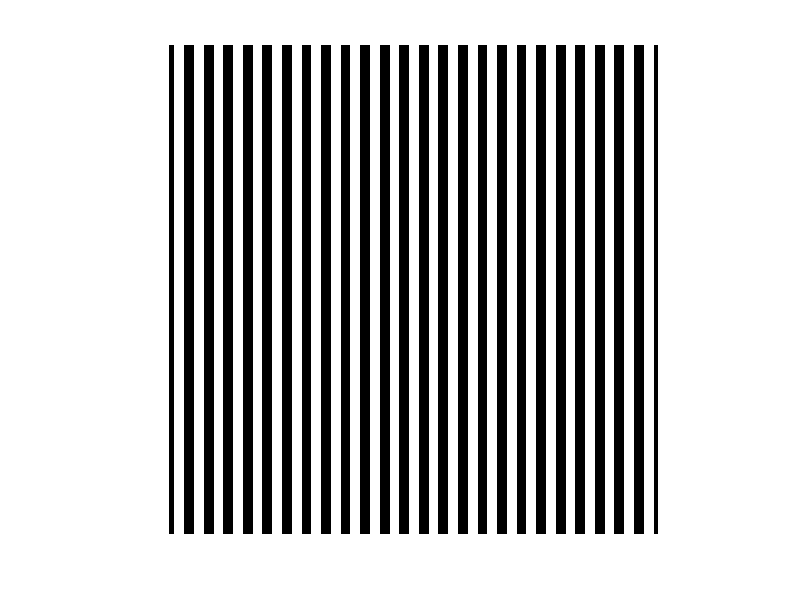

Write MATLAB code to recreate this figure.
x = linspace(-0.01, 0.01, 1200); %distancias en metros, 1024 pix in X
T = 0.8E-3 %Periodo de la rejilla de difraccion
y = cos(2*pi*(1/T)*x);
y = y >= 0;
y = repmat(y,1200,1);
imshow(y); 